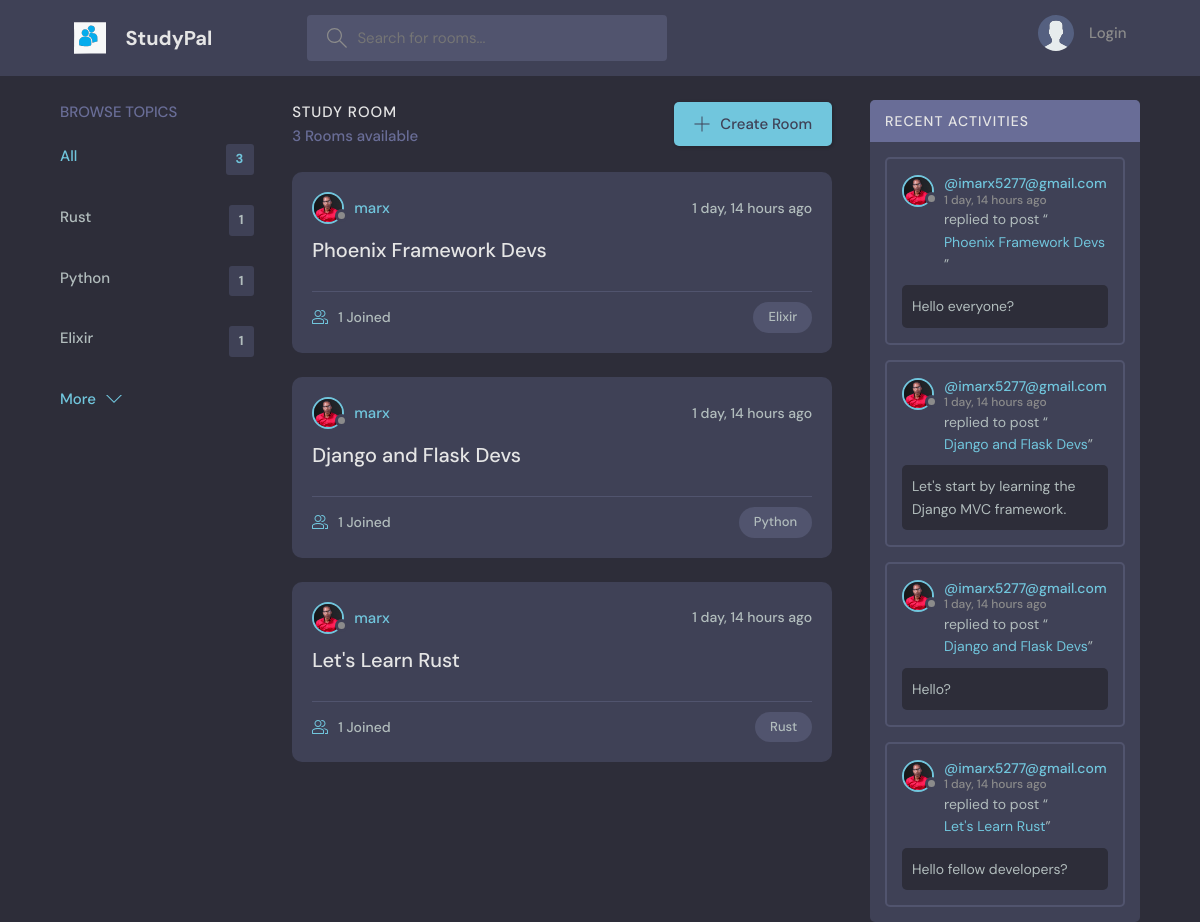
The app's page /, older data.
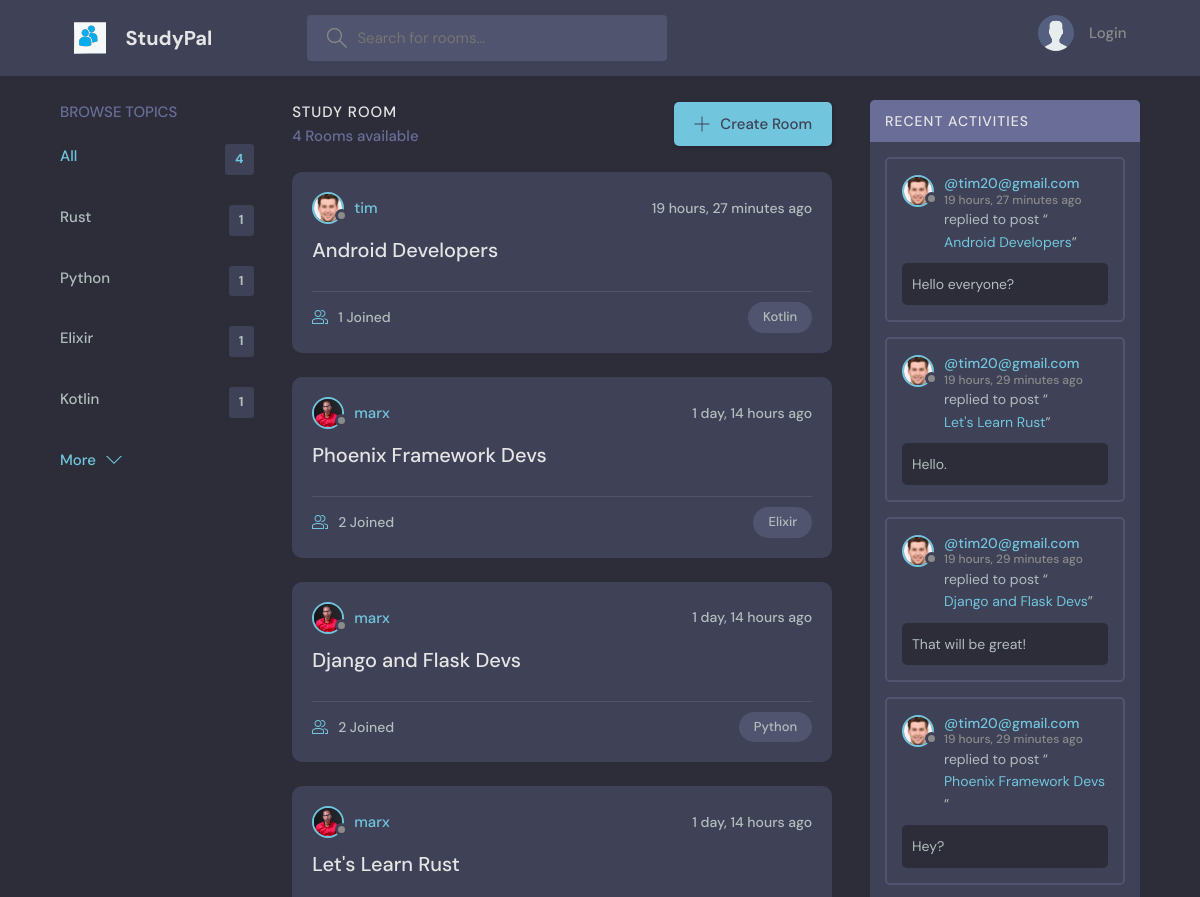
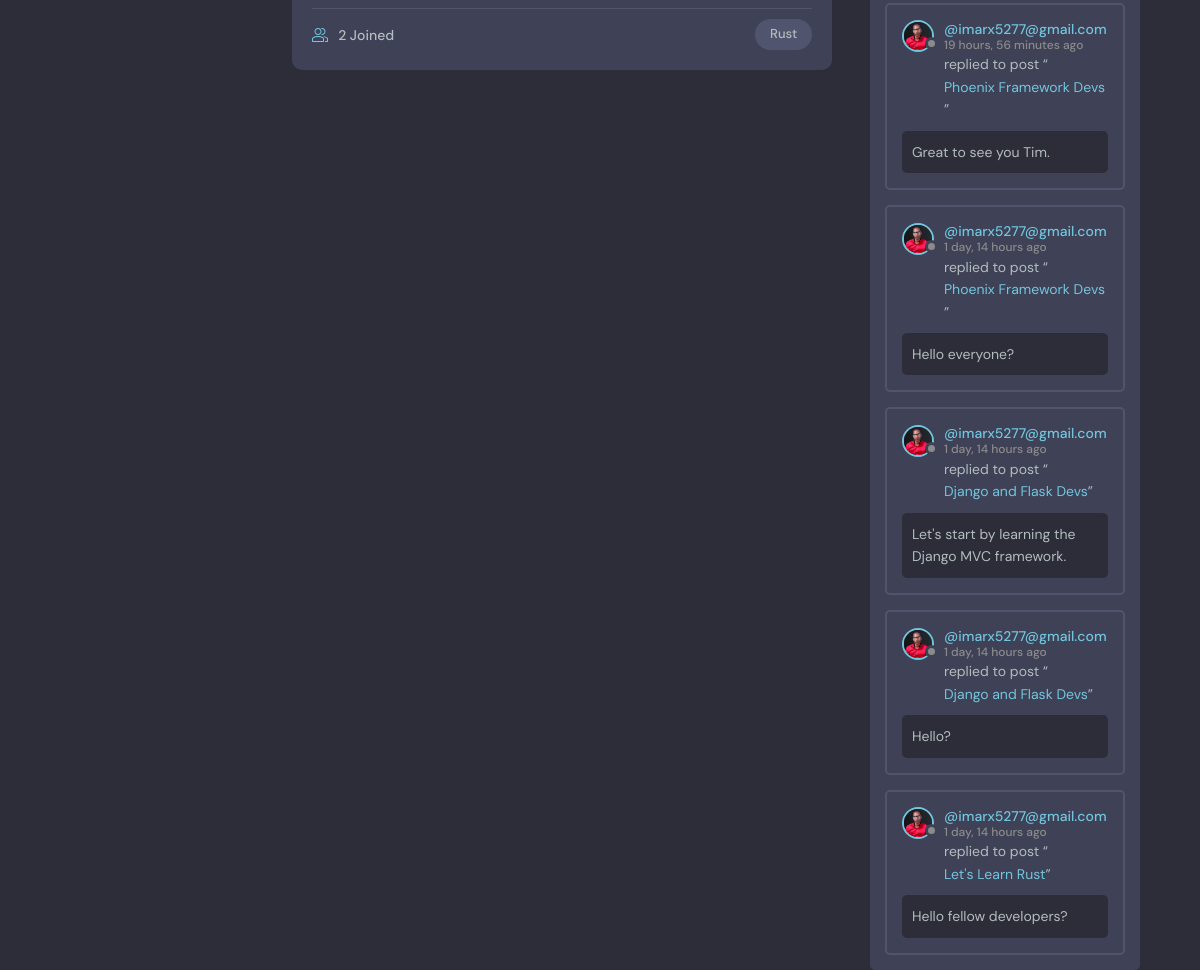
The same page, newer data (2 pictures, top to bottom).
### base/models.py (models this page shows, shortened)
class Topic(models.Model):
    name = models.CharField(max_length=200)

class Room(models.Model):
    host = models.ForeignKey(User, on_delete=models.SET_NULL, null=True)
    topic = models.ForeignKey(Topic, on_delete=models.SET_NULL, null=True)
    name = models.CharField(max_length=200)
    description = models.TextField(null = True, blank = True)
    participants = models.ManyToManyField(User, related_name='participants', blank=True)
    updated = models.DateTimeField(auto_now=True)
    created = models.DateTimeField(auto_now_add=True)
    class Meta:
        ordering = ['-updated', '-created']
    def __str__(self):
        return self.name

class User(AbstractUser):
    name = models.CharField(max_length=200, null=True)
    email = models.EmailField(unique=True, null=True)
    bio = models.TextField(null=True)
    avatar = models.ImageField(null=True, default="avatar.svg")
    USERNAME_FIELD = 'email'
    REQUIRED_FIELDS = []

class Message(models.Model):
    user = models.ForeignKey(User, on_delete=models.CASCADE)
    room = models.ForeignKey(Room, on_delete=models.CASCADE)
    body = models.TextField()
    updated = models.DateTimeField(auto_now=True)
    created = models.DateTimeField(auto_now_add=True)
    class Meta:
        ordering = ['-updated', '-created'] #ordering new messages by the newest

### base/views.py (the view)
# urls.py: path('', views.home, name='home'),
def home(request):
    q = request.GET.get('q') if request.GET.get('q') != None else '' #q is going to be equal to whatever we passed in the url
    rooms = Room.objects.filter(
        Q(topic__name__icontains = q) |
        Q(name__icontains = q) |
            Q(description__icontains = q)
        )
    topics = Topic.objects.all()[0:5] #limits our home page so that we can only view 5 topics at a time
    room_count = rooms.count() #You can also use the python len() method
    room_messages = Message.objects.filter(Q(room__topic__name__icontains=q)) #grabbing all recent user messages
    context = {'rooms':rooms, 'topics': topics, 'room_count': room_count, 'room_messages': room_messages}
    return render(request, 'base/home.html', context)#Passing in a dictionary and specifying the value names

### base/templates/base/home.html (shortened to what this page needs)
{% extends 'main.html' %}
{% block content %}
    <main class="layout layout--3">
      <div class="container">
        {% include 'base/topics_component.html' %}
        <div class="roomList">
          <div class="roomList__header">
            <div>
              <h2>Study Room</h2>
              <p>{{room_count}} Rooms available</p>
            </div>
            <a class="btn btn--main" href="{% url 'create-room' %}">
              <svg version="1.1" xmlns="http://www.w3.org/2000/svg" width="32" height="32" viewBox="0 0 32 32">
                <title>add</title>
                <path
                  d="M16.943 0.943h-1.885v14.115h-14.115v1.885h14.115v14.115h1.885v-14.115h14.115v-1.885h-14.115v-14.115z"
                ></path>
              </svg>
              Create Room
            </a>
          </div>
          {% include 'base/feed_component.html' %}
        </div>
        {% include 'base/activity_component.html' %}
      </div>
    </main>
    {% endblock content %}

### base/templates/base/topics_component.html
<div class="topics">
    <div class="topics__header">
      <h2>Browse Topics</h2>
    </div>
    <ul class="topics__list">
      <li>
        <a href="{% url 'home' %}" class="active">All<span>{{topics.count}}</span></a>
      </li>
      {% for topic in topics %}
      <li>
        <a href="{% url 'home' %}?q={{topic.name}}">{{topic.name}}<span>{{topic.room_set.all.count}}</span></a>
      </li>
      {% endfor %}
    </ul>
    <a class="btn btn--link" href="{% url 'topics' %}">
      More
      <svg version="1.1" xmlns="http://www.w3.org/2000/svg" width="32" height="32" viewBox="0 0 32 32">
        <title>chevron-down</title>
        <path d="M16 21l-13-13h-3l16 16 16-16h-3l-13 13z"></path>
      </svg>
    </a>
  </div>

### base/templates/base/feed_component.html (shortened to what this page needs)
{% for room in rooms %}
<div class="roomListRoom">
  <div class="roomListRoom__header">
    <a href="{% url 'user-profile' room.host.id %}" class="roomListRoom__author">
      <div class="avatar avatar--small">
        <img src="{{room.host.avatar.url}}" />
      </div>
      <span>{{room.host.username}}</span>
    </a>
    <div class="roomListRoom__actions">
      <span>{{room.created|timesince}} ago</span>
    </div>
  </div>
  <div class="roomListRoom__content">
    <a href="{% url 'room' room.id %}">{{room.name}}</a>
  </div>
  <div class="roomListRoom__meta">
    <a href="{% url 'room' room.id %}" class="roomListRoom__joined">
      {{room.participants.all.count}} Joined
    </a>
    <p class="roomListRoom__topic">{{room.topic.name}}</p>
  </div>
</div>
{% endfor %}

### base/templates/base/activity_component.html (shortened to what this page needs)
<div class="activities">
    <div class="activities__header">
      <h2>Recent Activities</h2>
    </div>
    {% for message in room_messages %}
    <div class="activities__box">
      <div class="activities__boxHeader roomListRoom__header">
        <a href="{% url 'user-profile' message.user.id %}" class="roomListRoom__author">
          <div class="avatar avatar--small">
            <img src="{{message.user.avatar.url}}" />
          </div>
          <p>
            @{{message.user}}
            <span>{{message.created|timesince}} ago</span>
          </p>
        </a>
      </div>
      <div class="activities__boxContent">
        <p>replied to post “<a href="{% url 'room' message.room.id %}">{{message.room}}</a>”</p>
        <div class="activities__boxRoomContent">
          {{message.body}}
        </div>
      </div>
    </div>
    {% endfor %}
  </div>

Row changes from the older to the newer data that the page shows:
added Topic: name "Kotlin", room_set.all.count "1"
added Room: host.avatar (picture), host.username "tim", created "19 hours, 27 minutes", name "Android Developers", participants.all.count "1", topic.name "Kotlin"
computed for Room "Phoenix Framework Devs": participants.all.count "1" → "2"
computed for Room "Django and Flask Devs": participants.all.count "1" → "2"
computed for Room "Let's Learn Rust": participants.all.count "1" → "2"
added Message: user.avatar (picture), user "tim20@gmail.com", created "19 hours, 27 minutes", room "Android Developers", body "Hello everyone?"
added Message: user.avatar (picture), user "tim20@gmail.com", created "19 hours, 29 minutes", room "Let's Learn Rust", body "Hello."
added Message: user.avatar (picture), user "tim20@gmail.com", created "19 hours, 29 minutes", room "Django and Flask Devs", body "That will be great!"
added Message: user.avatar (picture), user "tim20@gmail.com", created "19 hours, 29 minutes", room "Phoenix Framework Devs", body "Hey?"
added Message: user.avatar (picture), user "imarx5277@gmail.com", created "19 hours, 56 minutes", room "Phoenix Framework Devs", body "Great to see you Tim."
Text that changed along with them:
{{ topics.count }}: "3" → "4"
{{ room_count }}: "3" → "4"
